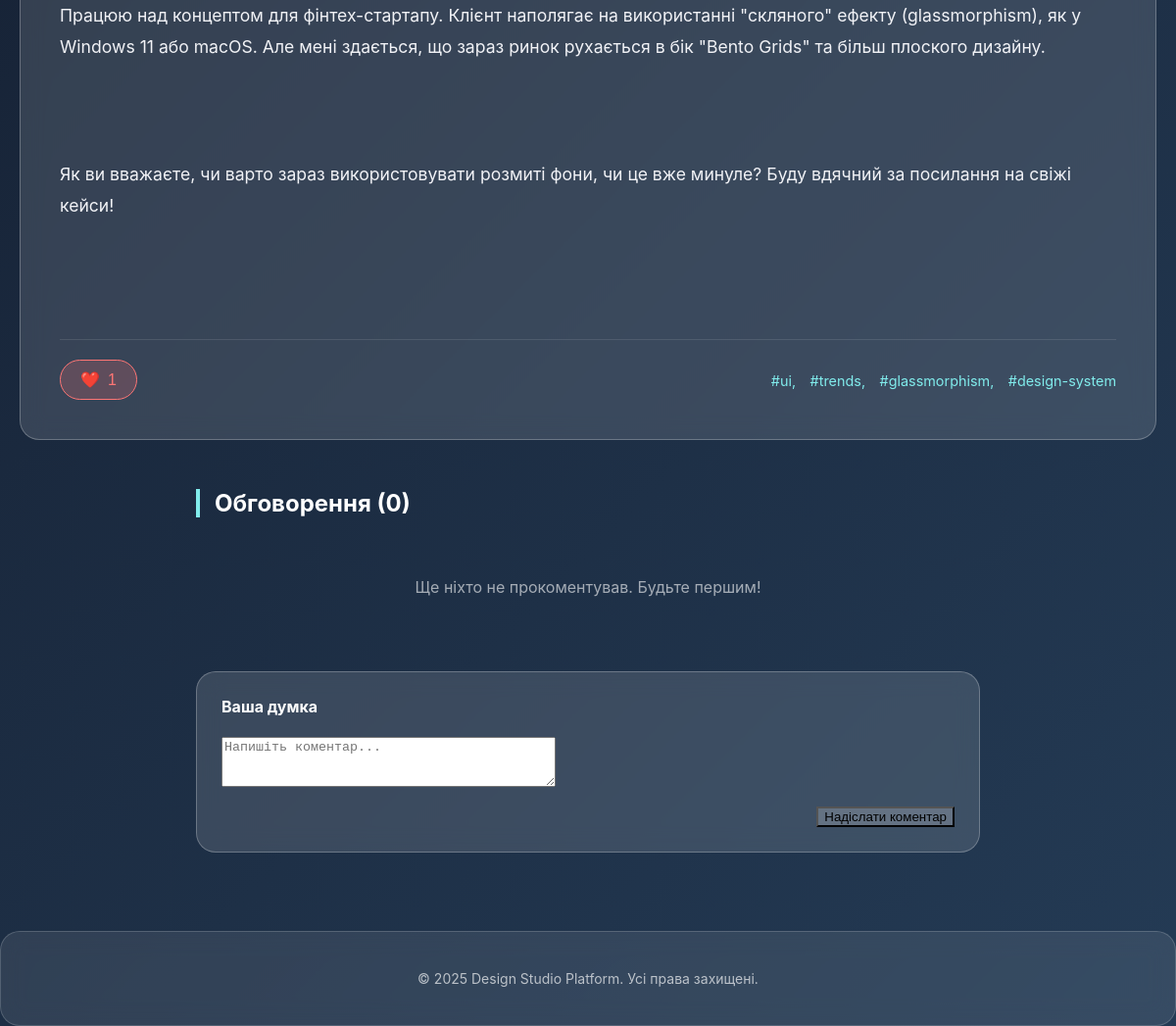
The page /community/post/1/ (signed in, lower part) on the database as committed earlier.
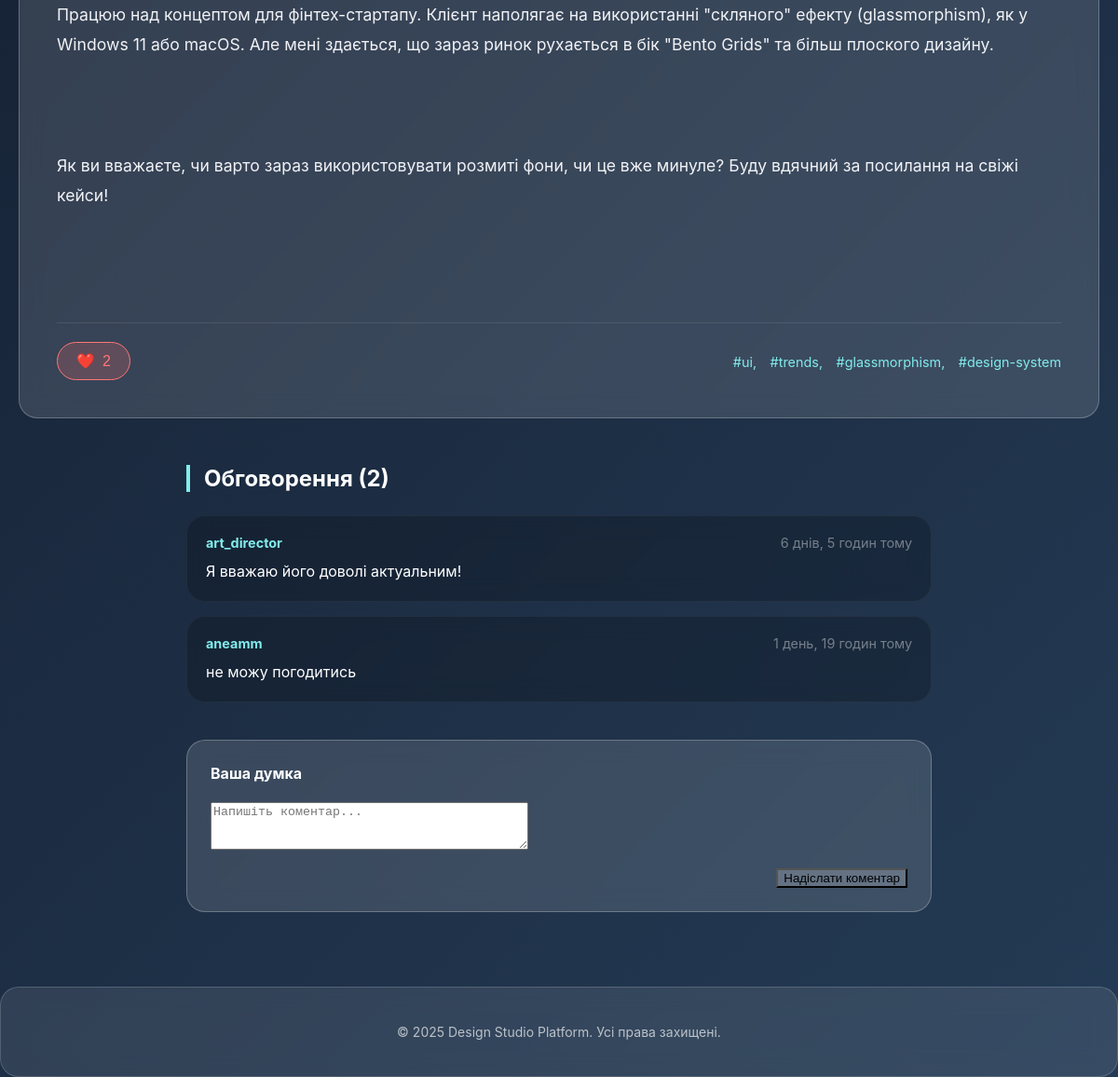
The same page on the database as committed later.
### community/models.py (models this page shows, shortened)
class Comment(models.Model):
    post = models.ForeignKey(Post, on_delete=models.CASCADE, related_name='comments')
    author = models.ForeignKey(User, on_delete=models.CASCADE)
    content = models.TextField(verbose_name="Коментар")
    created_at = models.DateTimeField(auto_now_add=True)

### accounts/models.py (models this page shows, shortened)
class User(AbstractUser):
    ROLE_CHOICES = [
        ('designer', 'Дизайнер'),
        ('art_director', 'Арт Директор'),
        ('manager', 'Менеджер'),
        ('client', 'Клієнт'),
    ]
    role = models.CharField(
        max_length=20,
        choices=ROLE_CHOICES,
        name='role',
        default='client'
    )
    avatar = models.ImageField(upload_to='avatars/', blank=True, null=True)
    bio = models.TextField(blank=True)

### community/views.py (the view)
# urls.py: path('post/<int:pk>/', views.post_detail, name='detail'),
@login_required
def post_detail(request, pk):
    post = get_object_or_404(Post, pk=pk)
    comments = post.comments.all().order_by('created_at')
    if request.method == 'POST':
        comment_form = CommentForm(request.POST)
        if comment_form.is_valid():
            comment = comment_form.save(commit=False)
            comment.post = post
            comment.author = request.user
            comment.save()
            return redirect('community:detail', pk=pk)
    else:
        comment_form = CommentForm()
    is_liked = False
    if post.likes.filter(id=request.user.id).exists():
        is_liked = True
    context = {
        'post': post,
        'comments': comments,
        'comment_form': comment_form,
        'is_liked': is_liked,
        'total_likes': post.total_likes()
    }
    return render(request, 'community/post_detail.html', context)

### community/forms.py
class CommentForm(forms.ModelForm):
    class Meta:
        model = Comment
        fields = ['content']
        widgets = {
            'content': forms.Textarea(attrs={'class': 'glass-input', 'rows': 3, 'placeholder': 'Напишіть коментар...'}),
        }

### community/models.py (called while the page is built)
    def total_likes(self):
        return self.likes.count()

### community/templates/community/post_detail.html (shortened to what this page needs)
{% extends 'base.html' %}
{% block content %}
<article class="glass post-content-wrapper">
    <div class="post-body">
        {{ post.content|linebreaks }}
    </div>
    <div class="action-bar">
        <form action="{% url 'community:like' post.pk %}" method="post">
            <button type="submit" class="like-btn {% if is_liked %}liked{% endif %}">
                {% if is_liked %}❤️{% else %}🤍{% endif %}
                <span>{{ total_likes }}</span>
            </button>
        </form>
        {% if post.tags %}
        <div style="margin-left: auto;">
            {% for tag in post.tags.split %}
                <span style="color: #81ecec; margin-left: 10px; font-size: 0.9rem;">#{{ tag }}</span>
            {% endfor %}
        </div>
        {% endif %}
    </div>
</article>
<section class="comments-section">
    <h3 class="section-title">Обговорення ({{ comments.count }})</h3>
    <div class="comment-list">
        {% for comment in comments %}
        <div class="glass comment-item">
            <div class="comment-header">
                <span class="comment-author">{{ comment.author.username }}</span>
                <span class="comment-date">{{ comment.created_at|timesince }} тому</span>
            </div>
            <p style="margin: 0; line-height: 1.5;">{{ comment.content }}</p>
        </div>
        {% empty %}
        <p style="text-align: center; opacity: 0.6; padding: 20px;">Ще ніхто не прокоментував. Будьте першим!</p>
        {% endfor %}
    </div>
    <div class="glass comment-form-wrapper">
        <h4 style="margin-top: 0;">Ваша думка</h4>
        <form method="post">
            {{ comment_form.content }}
            <div style="text-align: right; margin-top: 15px;">
                <button type="submit" class="register-btn" style="background: rgba(255,255,255,0.2);">Надіслати коментар</button>
            </div>
        </form>
    </div>
</section>
{% endblock %}

Rows that differ between the two databases and show on the page:
added Comment: author.username "art_director", created_at "6 днів, 5 годин", content "Я вважаю його доволі актуальним!"
added Comment: author.username "aneamm", created_at "1 день, 19 годин", content "не можу погодитись"
Other text that changed with them:
{{ total_likes }}: "1" → "2"
{{ comments.count }}: "0" → "2"
text no longer shown: "Ще ніхто не прокоментував. Будьте першим!"
